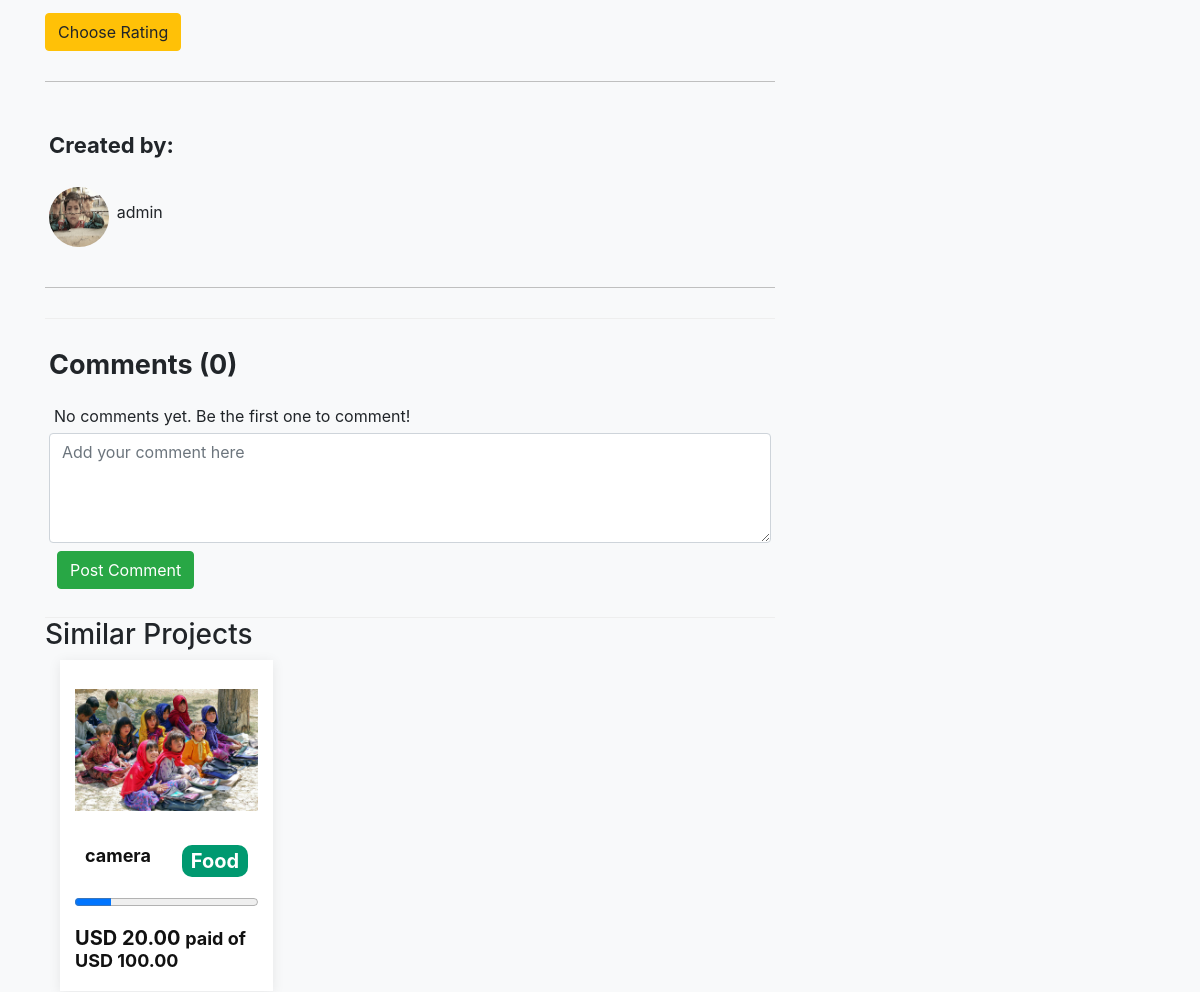
The page /project/7/ (middle part) on the database as committed earlier.
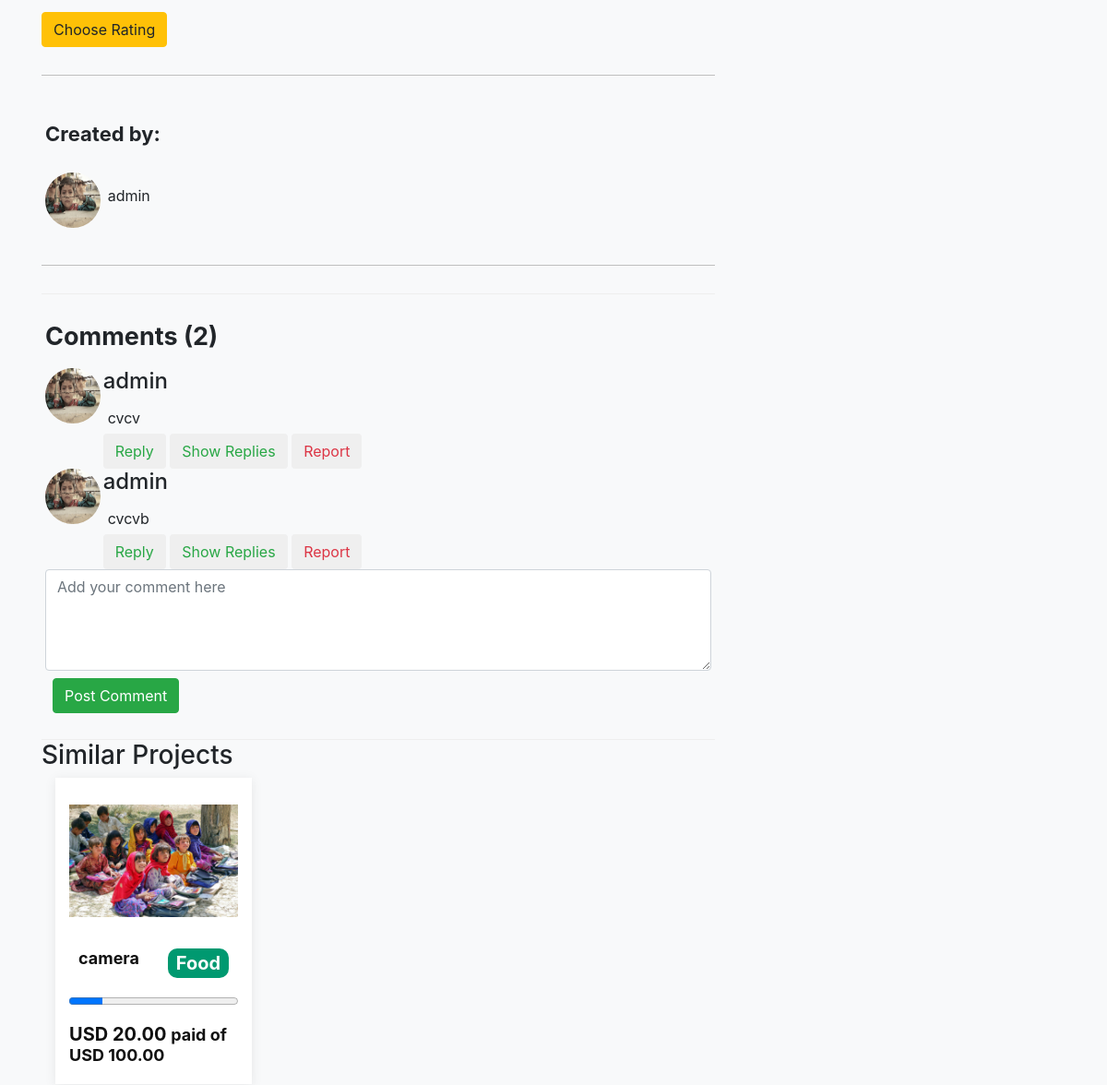
The same page on the database as committed later.
### D_project/models.py (models this page shows, shortened)
class Project(models.Model):
    user = models.ForeignKey(get_user_model(), on_delete=models.CASCADE,default=1)
    name=models.CharField(max_length=50)
    category = models.ForeignKey(Category,on_delete=models.CASCADE,null=True)
    target = models.DecimalField(max_digits=10, decimal_places=2, default=100)
    current_amount = models.DecimalField(max_digits=10, decimal_places=2, default=0)
    tags = models.ManyToManyField(to=Tag,related_name="projects")
    description=models.TextField(default="loream loream",max_length=800,null=True)
    start=models.DateTimeField(auto_now_add=True)
    end=models.DateTimeField()
    is_featured = models.BooleanField(default=False)

class Image(models.Model):
    project=models.ForeignKey(Project,on_delete=models.CASCADE)
    image = models.FileField(upload_to='projects/images',blank=True,null=True)

class Category(models.Model):
    name = models.CharField(max_length = 50)
    image = models.ImageField(upload_to='categories/images',blank=True,null=True)
    def __str__(self):
        return self.name

class Comment(models.Model):
    project = models.ForeignKey(Project, related_name='comments', on_delete=models.CASCADE)
    user = models.ForeignKey(get_user_model(), on_delete=models.CASCADE)
    text = models.TextField()
    created_at = models.DateTimeField(auto_now_add=True)
    reported = models.BooleanField(default=False)
    report_reason = models.CharField(max_length=255, blank=True, null=True)

### account/models.py (models this page shows, shortened)
class Profile(models.Model):
    user = models.OneToOneField(User , on_delete=models.CASCADE)
    phone_number = models.CharField(max_length=15,null=True , blank=True)
    addres = models.CharField(max_length=50 , blank=True, null=True)
    image= models.ImageField(upload_to='users/images',blank=True,null=True)

### D_project/views.py (the view)
# urls.py: path('<int:project_id>/',project_details,name="project_details"),
def project_details(request, project_id):
    project = Project.objects.get(id=project_id)
    donations = Donation.objects.filter(project=project)
    similarProjects= Project.objects.filter(category=project.category)
    context = {
        'project': project,
        'donations': donations,
        'remain': project.target - project.current_amount,
        'similarProjects': similarProjects.exclude(id=project_id)
    }
    return render(request, 'D_project/project_details.html', context)

### D_project/templates/D_project/project_details.html (shortened to what this page needs)
{%extends 'base.html'%}
{% block content %}
<section
  class="ftco-section bg-light categorydetailfirstsec"
  style="background: #fff"
>
  <div class="container">
    <div class="row">
      <div class="col-md-8 textsec">
        <div class="slide-container">
          <div class="image-container">
            <div>
                <h3 style="font-weight: bold; font-size: 27px; padding: 10px 0px;">Latest Rating: {{ latest_rating }}</h3>
                <button type="button" class="btn btn-warning" data-bs-toggle="modal" data-bs-target="#rateModel">
                    Choose Rating
                </button>
            </div>
        <div class="beneficiarydetail">
            <h3 style=" padding: 10px 0px 20px;font-weight: bold;font-size: 22px;">Created by: </h3>
            <div class="row">
              <div class="col-md-1">
                {% if project.user.profile.image %}
               <img src="{{project.user.profile.image.url}}" class="beneficiary_img" alt="{{project.user.username}}">
                {% else %}
               <img src="https://maventricksdemo.co.in/bidonn/public/css/images/noImage.jpg" class="beneficiary_img">
               {% endif %}
              </div>
              <div class="col-md-11">
                <p> {{ project.user.username }} </p>
              </div>
            </div>
          </div>
 <div class="fundraiserdetail">
    <h3 style="font-weight: bold; font-size: 27px;padding: 10px 0px;">Comments ({{ project.comments.count }})</h3>
    {% if project.comments.all %}
{% for comment in project.comments.all %}
    <div class="row comment">
        <div class="col-md-1">
            {% if comment.user.profile.image %}
                <img src="{{ comment.user.profile.image}}" class="beneficiary_img" alt="{{ comment.user.username }}">
            {% else %}
                <img src="https://maventricksdemo.co.in/bidonn/public/css/images/noImage.jpg" class="beneficiary_img">
            {% endif %}
        </div>
        <div class="col-md-11">
            <h4>{{ comment.user.username }}</h4>
            <p>{{ comment.text }}</p>
            <button class="btn text-success" type="button" data-bs-toggle="collapse" data-bs-target="#collapseExample{{ forloop.counter }}add_replies" aria-expanded="false" aria-controls="collapseExample{{ forloop.counter }}add_replies">
                Reply
            </button>
            <button class="btn text-success" type="button" data-bs-toggle="collapse" data-bs-target="#collapseExample{{ forloop.counter }}show_replies" aria-expanded="false" aria-controls="collapseExample{{ forloop.counter }}show_replies">
                Show Replies
            </button>
<button type="button" class="btn text-danger report-button" data-bs-toggle="modal" data-bs-target="#reportModal{{ comment.id }}" data-comment-id="{{ comment.id }}">
        Report
</button>
        </div>
    </div>
{% endfor %}
    {% else %}
        <p>No comments yet. Be the first one to comment!</p>
    {% endif %}
    <form id="comment-form" method="post" data-url="{% url 'add_comment' project.id %}">
        <textarea id="comment-text" name="text" class="form-control" placeholder="Add your comment here" rows="4"></textarea>
        <button type="button" id="submit-comment" class="btn btn-success m-2">Post Comment</button>
    </form>
</div>
    </div>
  </div>
    <div><h3>Similar Projects</h3></div>
          {% if similarProjects %}
  {% for project in similarProjects %}
  <div class="col-md-4">
      <a href="{%url 'project_details' project.id%}">
        <div class="singlesection">
          {% with first_image=project.image_set.first %}
          <img src="{{ first_image.image.url }}" class="singlesection-img img-fluid" alt="{{first_image.id}}">
          {% endwith %}
       <div class="row" style="padding:10px">
          <div class="col-md-6">
              <h3>{{project.name}}</h3>
          </div>
          <div class="col-md-6">
              <h3 style="text-align: center;background: #009970;padding: 4px;color: #fff;border-radius: 10px;"> <span style="font-weight: bold;font-size:20px">{{project.category}} </span></h3>
          </div>
      </div>
            <progress id="file" value="{{project.current_amount}}" max="{{project.target}}" style="width: 100%;"> </progress>
           <h3> <span style="font-weight: bold;font-size:20px">USD {{project.current_amount}} </span> paid of &nbsp; USD {{project.target}}</h3>
        </div>
    </a>
         </div>
  {% endfor %}
{% endif %}
          </div>
          <div class="col-md-4" >
          </div>
    </div>
  </div>
</section>
{% endblock %}

### templates/base.html (shortened to what this page needs)
{% load static %}
<!DOCTYPE html>
<html lang="en">
<head>
  <link href="https://gofundmeclone.phpliveprojects.com/public/frontend/assets/vendor/aos/aos.css" rel="stylesheet">
  <link href="https://gofundmeclone.phpliveprojects.com/public/frontend/assets/vendor/bootstrap/css/bootstrap.min.css" rel="stylesheet">
  <link href="https://gofundmeclone.phpliveprojects.com/public/frontend/assets/vendor/bootstrap-icons/bootstrap-icons.css" rel="stylesheet">
  <link href="https://gofundmeclone.phpliveprojects.com/public/frontend/assets/vendor/boxicons/css/boxicons.min.css" rel="stylesheet">
  <link href="https://gofundmeclone.phpliveprojects.com/public/frontend/assets/vendor/glightbox/css/glightbox.min.css" rel="stylesheet">
  <link href="https://gofundmeclone.phpliveprojects.com/public/frontend/assets/vendor/remixicon/remixicon.css" rel="stylesheet">
  <link href="https://gofundmeclone.phpliveprojects.com/public/frontend/assets/vendor/swiper/swiper-bundle.min.css" rel="stylesheet">
  <link href="https://gofundmeclone.phpliveprojects.com/public/frontend/assets/css/style.css" rel="stylesheet">
</head>
<body>
{% block content %}
 {% endblock %}
</body>
</html>

### templates/base.html (style rules this page uses)
section { padding: 100px 0 50px; }
.singlesection { box-sizing: content-box; padding: 15px 15px; box-shadow: 0px 2px 12px rgba(0, 0, 0, 0.08); background: #fff; margin-bottom: 15px; }
.singlesection h3 { font-size: 18px; font-weight: bold; margin: 10px 0 5px 0; color: #111; }
.singlesection img { width: 100%; height: 150px; object-fit: contain; }
.beneficiarydetail { padding: 40px 4px; border-top: 1px solid #bfbfbf !important; border-bottom: 1px solid #bfbfbf !important; margin: 30px 0px; }
.fundraiserdetail { padding: 20px 4px; border-top: 1px solid #eee !important; border-bottom:1px solid #eee !important; }
.beneficiary_img { width: 60px; height: 60px; border-radius: 50%; }
.categorydetailfirstsec p { padding: 5px; text-align: justify; margin: 0px; }

Rows that differ between the two databases and show on the page:
computed for Project "admin": comments.count "0" → "2"
added Comment: user.profile.image (picture), user.username "admin", text "cvcv"
added Comment: user.profile.image (picture), user.username "admin", text "cvcvb"
Other text that changed with them:
text no longer shown: "No comments yet. Be the first one to comment!"
